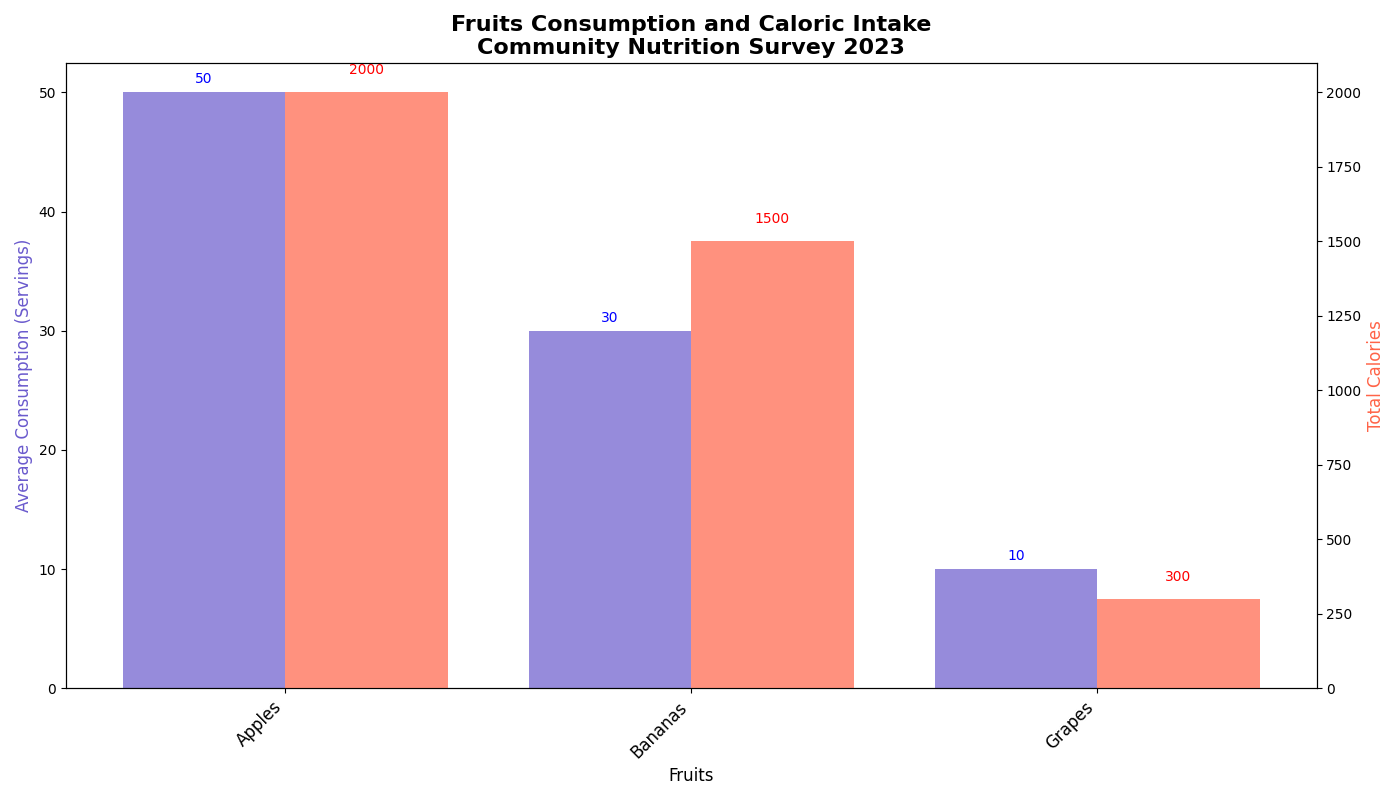

This chart was generated by the following Python code:
import matplotlib.pyplot as plt
import numpy as np

fruits = ['Apples', 'Bananas', 'Grapes']
consumption_data = [50, 30, 10]
calories_data = [2000, 1500, 300]

fig, ax1 = plt.subplots(figsize=(14, 8))

x_pos = np.arange(len(fruits))
bar_width = 0.4

bars1 = ax1.bar(x_pos, consumption_data, width=bar_width, color='#6A5ACD', alpha=0.7)

ax2 = ax1.twinx()
bars2 = ax2.bar(x_pos + bar_width, calories_data, width=bar_width, color='#FF6347', alpha=0.7)

for bar in bars1:
    yval = bar.get_height()
    ax1.text(bar.get_x() + bar.get_width()/2, yval + 0.5, int(yval), ha='center', va='bottom', fontsize=10, color='blue')

for bar in bars2:
    yval = bar.get_height()
    ax2.text(bar.get_x() + bar.get_width()/2, yval + 50, int(yval), ha='center', va='bottom', fontsize=10, color='red')

plt.title('Fruits Consumption and Caloric Intake\nCommunity Nutrition Survey 2023', fontsize=16, fontweight='bold')
ax1.set_xlabel('Fruits', fontsize=12)
ax1.set_ylabel('Average Consumption (Servings)', fontsize=12, color='#6A5ACD')
ax2.set_ylabel('Total Calories', fontsize=12, color='#FF6347')

ax1.set_xticks(x_pos + bar_width / 2)
ax1.set_xticklabels(fruits, fontsize=12, rotation=45, ha='right')

plt.tight_layout()
plt.show()
